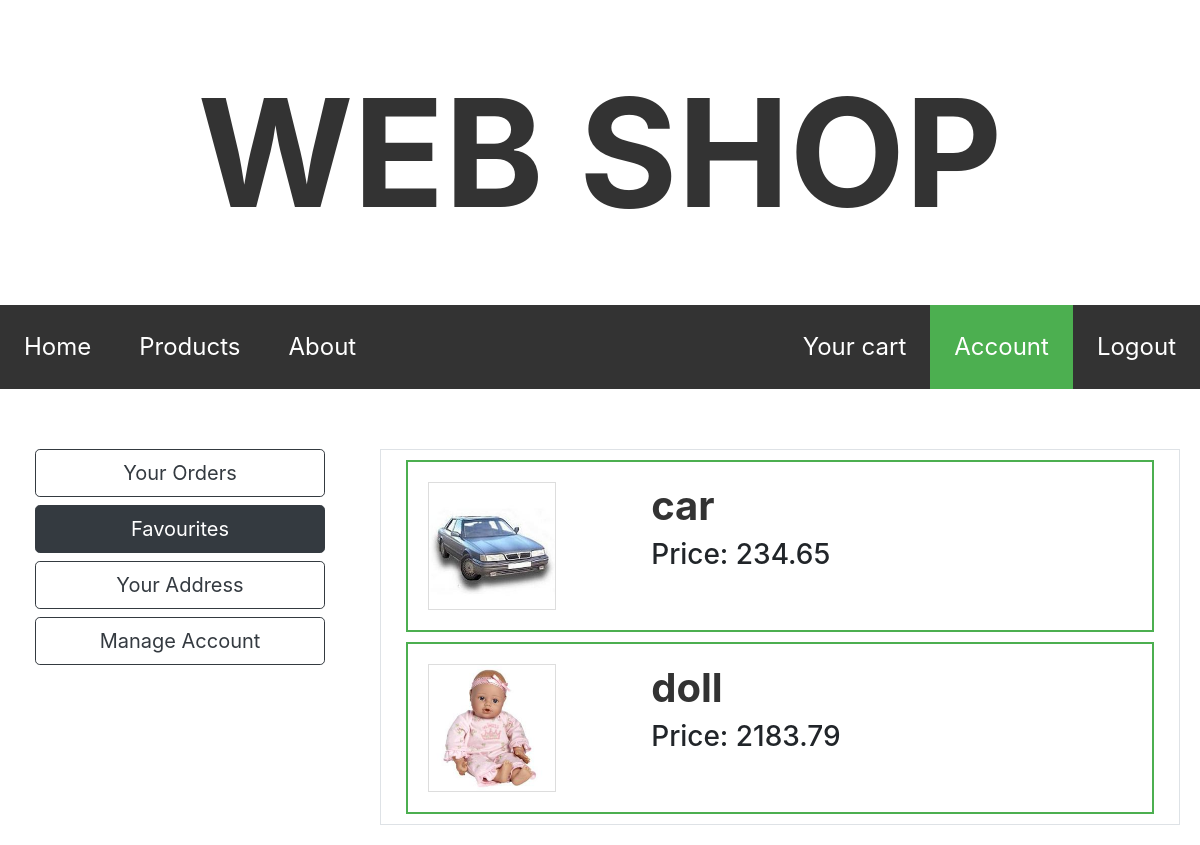
The app's page /account/5/favourites (signed in) with its own data.
### web_shop/models.py (models this page shows, shortened)
class Product(db.Model):
    id = db.Column(db.Integer(), primary_key=True)
    name = db.Column(db.String(80), nullable=False, unique=True)
    price = db.Column(db.Integer(), nullable=False)  # in cents
    description = db.Column(db.Text(), default='XDDDD', nullable=False)
    date_added = db.Column(db.DateTime(), nullable=False, default=datetime.utcnow)
    image = db.Column(db.String(), nullable=False, default='pokemon.jpg')

### web_shop/routes.py (the view, shortened to what this page needs)
@app.route('/account/<int:user_id>/<string:active_tab>', methods=['GET', 'POST'])
@login_required
def account(user_id, active_tab):
    user_id = int(user_id)
    if current_user.id != user_id:
        flash('Log in first', category='danger')
        abort(403)
    user = User.query.get_or_404(user_id)
    favourite_products = user.favourites
    your_orders = user.transactions
    address_form = AddressForm()
    email_form = UpdateEmailForm()
    if email_form.validate_on_submit():
        if user.email == email_form.email.data:
            flash("It's the same lol", category='info')
            return redirect(url_for('account', user_id=user.id, active_tab='manage'))
        else:
            user2 = User.query.filter_by(email=email_form.email.data).first()
            if user2:
                flash("There already exist account with this email.", category='danger')
                return redirect(url_for('account', user_id=user.id, active_tab='manage'))
            else:
                user.email = email_form.email.data
                db.session.commit()
                flash('Your email has been changed!', category='success')
                return redirect(url_for('account', user_id=user.id, active_tab='manage'))
    else:
        email_form.email.data = user.email
    return render_template('account.html', title='Your Account', user=user, active='account', active_tab=active_tab, favourite_products=favourite_products,
                           address_form=address_form, cart=session.get('cart'), Product=Product, email_form=email_form, your_orders=your_orders)

### web_shop/models.py (called while the page is built)
@login_manager.user_loader
def load_user(user_id):
    user = User.query.get(int(user_id))
    if user:
        if user.true_user:  # has email and password, is able to log in, otherwise User() only stores address
            return user

### web_shop/templates/account.html (shortened to what this page needs)
{% extends "layout.html" %}
{% block content %}
    <div class="left-content">
        <div class="container">
                    <a href="{{ url_for('account', active_tab='orders', user_id=user.id) }}"  class="btn btn-outline-dark btn-lg btn-block {{ 'active' if active_tab == 'orders' }}">Your Orders</a>
                    <a href="{{ url_for('account', active_tab='favourites', user_id=user.id) }}" class="btn btn-outline-dark btn-lg btn-block {{ 'active' if active_tab == 'favourites' }}">Favourites</a>
                    <a href="{{ url_for('account', active_tab='address', user_id=user.id) }}"  class="btn btn-outline-dark btn-lg btn-block {{ 'active' if active_tab == 'address' }}">Your Address</a>
                    <a href="{{ url_for('account', active_tab='manage', user_id=user.id) }}"  class="btn btn-outline-dark btn-lg btn-block {{ 'active' if active_tab == 'manage' }}">Manage Account</a>
        </div>
    </div>
    <article class="main-content">
        {% if active_tab == 'favourites' %}
            <div class="container border">
                {% for product in favourite_products %}
                    <fieldset class="product-border">
                        <div class="left-content" style="padding:10;">
                            <img class="product-image" src="{{ url_for('static', filename='pictures/' +product.image) }}">
                        </div>
                        <div class="main-content" style="padding:10;">
                            <h1><a class="product-title" href="{{ url_for('this_product', product_id=product.id) }}">{{ product.name }}</a></h1>
                            <h3>Price: {{ "{:.2f}".format(product.price / 100) }}</h3>
                        </div>
                    </fieldset>
                {% endfor %}
            </div>
        {% endif %}
    </article>
{% endblock content %}

### web_shop/static/main.css (style rules this page uses)
a { text-decoration: none; }
.left-content { float: left; padding: 20px; width: 30%; }
.product-image { border: 1px solid #ddd; width: 8em; height: 8em; }
.main-content { float: left; width: 70%; padding: 20px; }
* { box-sizing: border-box; }
.product-border { display: block; border:2px solid #4CAF50; margin: 10px; }
a.product-title { font-weight: bold; color: #333; text-decoration: none; }
.active { background-color: #4CAF50; }

### records on screen
Product: image (picture), name "car", product.price/100 "234.65"
Product: image (picture), name "doll", product.price/100 "2183.79"
